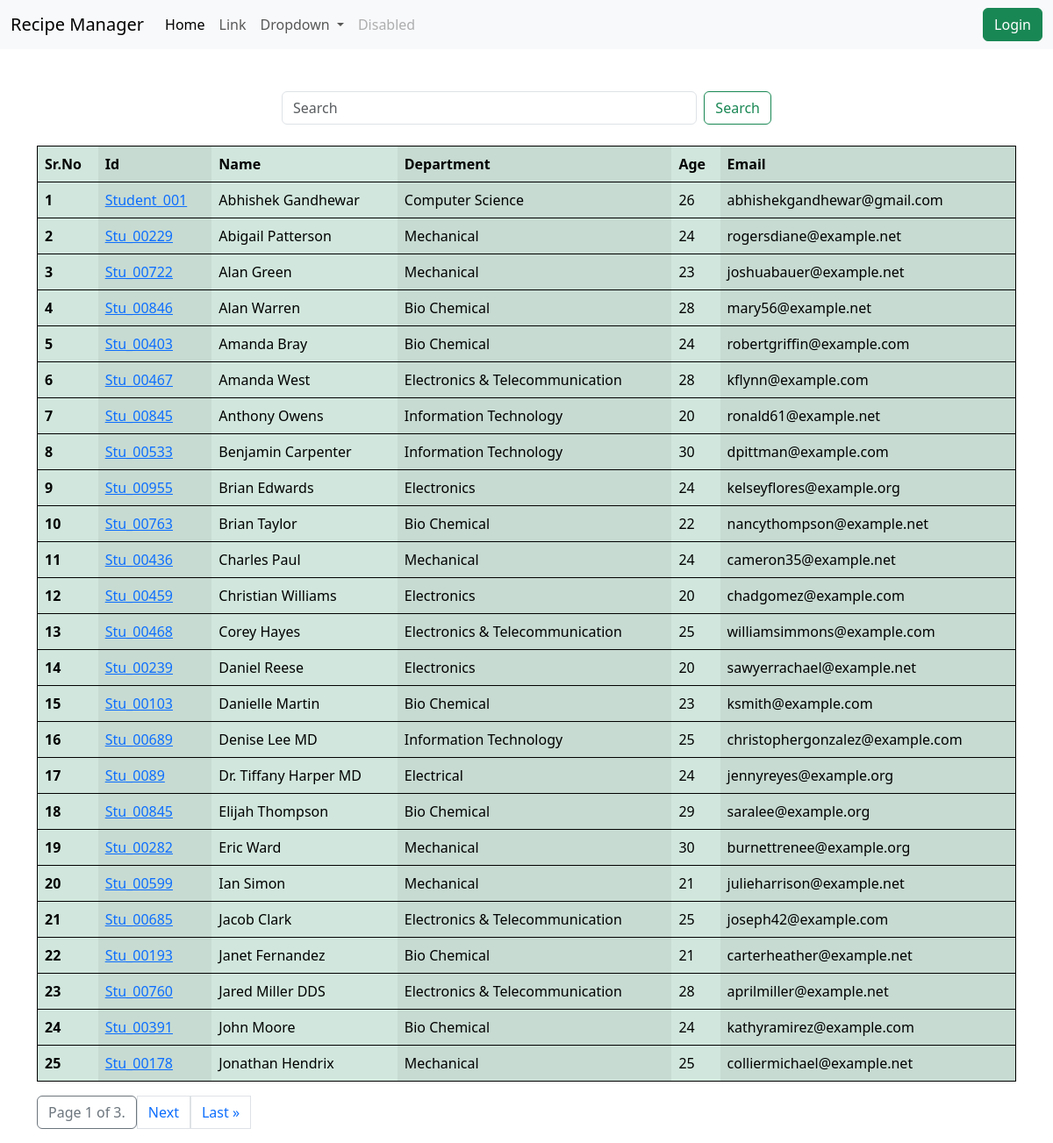
The app's page /students/, older data.
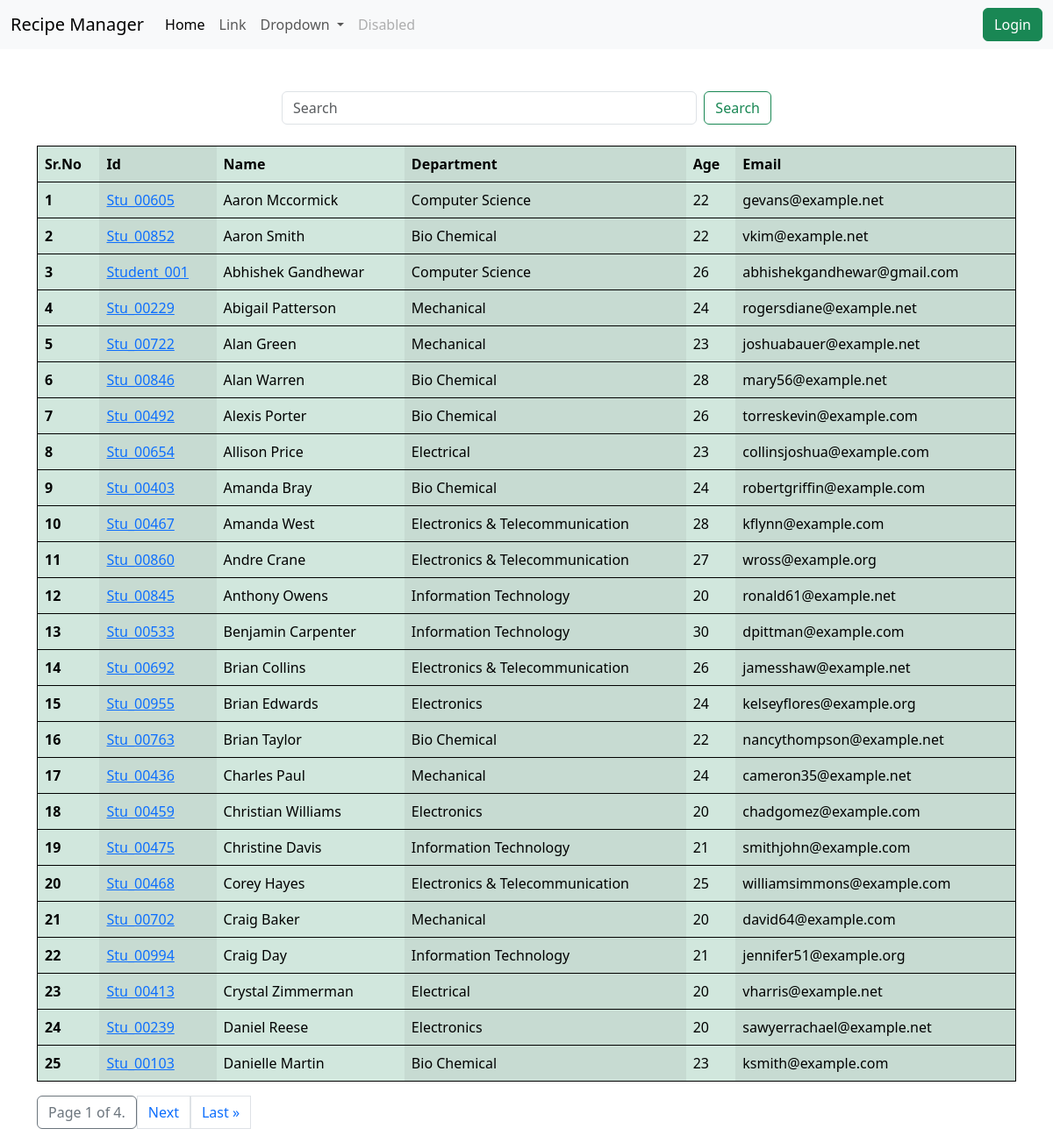
The same page, newer data.
### veggie/models.py (models this page shows, shortened)
class Student(models.Model):
    department = models.ForeignKey(Department, related_name="depart",on_delete=models.CASCADE)
    student_id = models.OneToOneField(StudentID, related_name="studentid",on_delete=models.CASCADE)
    student_name = models.CharField(max_length=100)
    student_email = models.EmailField (unique=True)
    student_age = models.IntegerField(default=18)
    student_address = models.TextField()
    is_deleted = models.BooleanField(default=False)
    objects = StudentsManager()
    admin_objects = models.Manager()
    class Meta:
        ordering = ['student_name']
        verbose_name = "student"

class StudentID(models.Model):
    student_id = models.CharField(max_length=100)
    def __str__(self):
        return self.student_id

class Department(models.Model):
    department = models.CharField(max_length=100)
    class Meta:
        ordering = ['department']

### veggie/views.py (the view, shortened to what this page needs)
# urls.py: path('students/', get_student, name="get_student"),
def get_student(request):
    students = Student.objects.all()
    paginator = Paginator(students, 25)  # Show 25 contacts per page.
    page_number = request.GET.get("page")
    page_obj = paginator.get_page(page_number)
    context = {
        "students" : page_obj,
    }
    return render(request, 'report/students.html', context)

### veggie/models.py (called while the page is built)
    def get_queryset(self):
        return super().get_queryset().filter(is_deleted=False)

### veggie/templates/report/students.html (shortened to what this page needs)
{% extends 'base.html' %}
{% block body %}
<div class="container mt-5">
    <form class="mx-auto mb-4 col-md-6" role="search" style="display: flex; justify-content: center;">
        <input class="form-control me-2" type="search" name="search" placeholder="Search" aria-label="Search">
        <button class="btn btn-outline-success" type="submit">Search</button>
    </form>
    <table class="table table-success table-striped-columns">
        <thead>
          <tr>
            <th scope="col">Sr.No</th>
            <th scope="col">Id</th>
            <th scope="col">Name</th>
            <th scope="col">Department</th>
            <th scope="col">Age</th>
            <th scope="col">Email</th>
          </tr>
        </thead>
        <tbody>
        {% for student in students %}
          <tr>
            <th scope="row">{{forloop.counter}}</th>
            <td>
              <a href="{% url 'see_marks' student.student_id %}">
              {{student.student_id}}</a></td>
            <td>{{student.student_name}}</td>
            <td>{{student.department.department}}</td>
            <td>{{student.student_age}}</td>
            <td>{{student.student_email}}</td>
          </tr>
        {% endfor %}
        </tbody>
      </table>
      <nav aria-label="Page navigation example">
      <ul class="pagination">
            <li class="current page-item btn btn-outline-secondary" disable>
                Page {{ students.number }} of {{ students.paginator.num_pages }}.
            </li>
            {% if students.has_next %}
            <li class="page-item"></li><a class="page-link" href="?page={{ students.next_page_number }}">Next</a></li>
            <li class="page-item"></li><a class="page-link" href="?page={{ students.paginator.num_pages }}">Last &raquo;</a></li>
            {% endif %}
    </ul>
    </nav>
</div>
{% endblock %}

Row changes from the older to the newer data that the page shows:
no longer on this page (row unchanged): Student: student_id "Stu_00689", student_name "Denise Lee MD", department.department "Information Technology", student_age "25", student_email "christophergonzalez@example.com"
no longer on this page (row unchanged): Student: student_id "Stu_0089", student_name "Dr. Tiffany Harper MD", department.department "Electrical", student_age "24", student_email "jennyreyes@example.org"
no longer on this page (row unchanged): Student: student_id "Stu_00845", student_name "Elijah Thompson", department.department "Bio Chemical", student_age "29", student_email "saralee@example.org"
no longer on this page (row unchanged): Student: student_id "Stu_00282", student_name "Eric Ward", department.department "Mechanical", student_age "30", student_email "burnettrenee@example.org"
no longer on this page (row unchanged): Student: student_id "Stu_00599", student_name "Ian Simon", department.department "Mechanical", student_age "21", student_email "julieharrison@example.net"
no longer on this page (row unchanged): Student: student_id "Stu_00685", student_name "Jacob Clark", department.department "Electronics & Telecommunication", student_age "25", student_email "joseph42@example.com"
no longer on this page (row unchanged): Student: student_id "Stu_00193", student_name "Janet Fernandez", department.department "Bio Chemical", student_age "21", student_email "carterheather@example.net"
no longer on this page (row unchanged): Student: student_id "Stu_00760", student_name "Jared Miller DDS", department.department "Electronics & Telecommunication", student_age "28", student_email "aprilmiller@example.net"
no longer on this page (row unchanged): Student: student_id "Stu_00391", student_name "John Moore", department.department "Bio Chemical", student_age "24", student_email "kathyramirez@example.com"
no longer on this page (row unchanged): Student: student_id "Stu_00178", student_name "Jonathan Hendrix", department.department "Mechanical", student_age "25", student_email "colliermichael@example.net"
added Student: student_id "Stu_00605", student_name "Aaron Mccormick", department.department "Computer Science", student_age "22", student_email "gevans@example.net"
added Student: student_id "Stu_00852", student_name "Aaron Smith", department.department "Bio Chemical", student_age "22", student_email "vkim@example.net"
added Student: student_id "Stu_00492", student_name "Alexis Porter", department.department "Bio Chemical", student_age "26", student_email "torreskevin@example.com"
added Student: student_id "Stu_00654", student_name "Allison Price", department.department "Electrical", student_age "23", student_email "collinsjoshua@example.com"
added Student: student_id "Stu_00860", student_name "Andre Crane", department.department "Electronics & Telecommunication", student_age "27", student_email "wross@example.org"
added Student: student_id "Stu_00692", student_name "Brian Collins", department.department "Electronics & Telecommunication", student_age "26", student_email "jamesshaw@example.net"
added Student: student_id "Stu_00475", student_name "Christine Davis", department.department "Information Technology", student_age "21", student_email "smithjohn@example.com"
added Student: student_id "Stu_00702", student_name "Craig Baker", department.department "Mechanical", student_age "20", student_email "david64@example.com"
added Student: student_id "Stu_00994", student_name "Craig Day", department.department "Information Technology", student_age "21", student_email "jennifer51@example.org"
added Student: student_id "Stu_00413", student_name "Crystal Zimmerman", department.department "Electrical", student_age "20", student_email "vharris@example.net"
Text that changed along with them:
{{ students.paginator.num_pages }}: "3" → "4"
